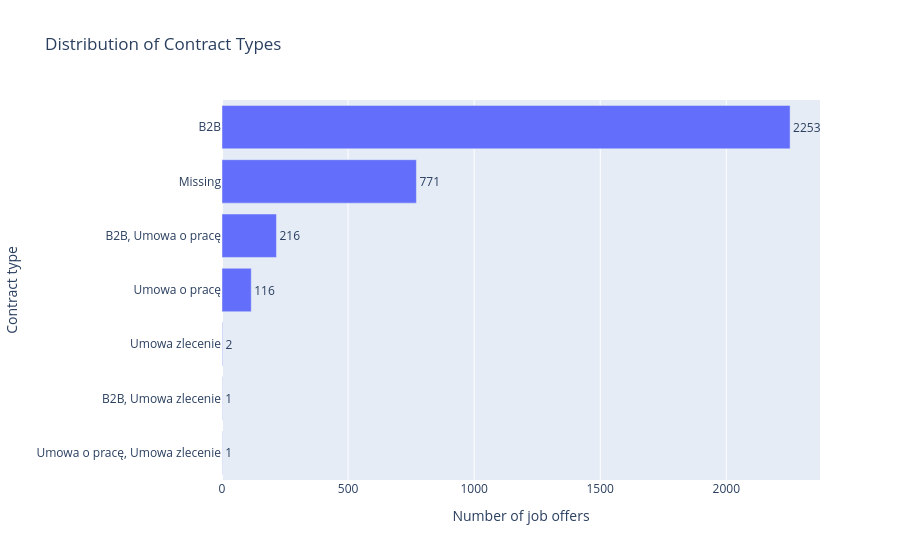

Notebook cell for this chart:
### Code cell
contract_type_plot = (
    contract_type_summary
    .sort_values(
        "job_offers",
        ascending=True
    )
)

fig = px.bar(
    contract_type_plot,
    x="job_offers",
    y="contract_type",
    orientation="h",
    text="job_offers",
    title="Distribution of Contract Types",
    labels={
        "job_offers": "Number of job offers",
        "contract_type": "Contract type"
    }
)

fig.update_traces(
    textposition="outside"
)

fig.update_layout(
    showlegend=False
)

fig.show()

### Figure 1 — Plotly figure (JSON) as saved in the notebook; plotly's stock layout.template omitted (floating-point values rounded to 4 significant figures)
{"data": [{"hovertemplate": "Number of job offers=%{text}<br>Contract type=%{y}<extra></extra>", "legendgroup": "", "marker": {"color": "#636efa", "pattern": {"shape": ""}}, "name": "", "orientation": "h", "showlegend": false, "text": [1.0, 1.0, 2.0, 116.0, 216.0, 771.0, 2253.0], "textposition": "outside", "type": "bar", "x": [1, 1, 2, 116, 216, 771, 2253], "xaxis": "x", "y": ["Umowa o pracę, Umowa zlecenie", "B2B, Umowa zlecenie", "Umowa zlecenie", "Umowa o pracę", "B2B, Umowa o pracę", "Missing", "B2B"], "yaxis": "y"}], "layout": {"barmode": "relative", "legend": {"tracegroupgap": 0}, "showlegend": false, "title": {"text": "Distribution of Contract Types"}, "xaxis": {"anchor": "y", "domain": [0, 1], "title": {"text": "Number of job offers"}}, "yaxis": {"anchor": "x", "domain": [0, 1], "title": {"text": "Contract type"}}}}
